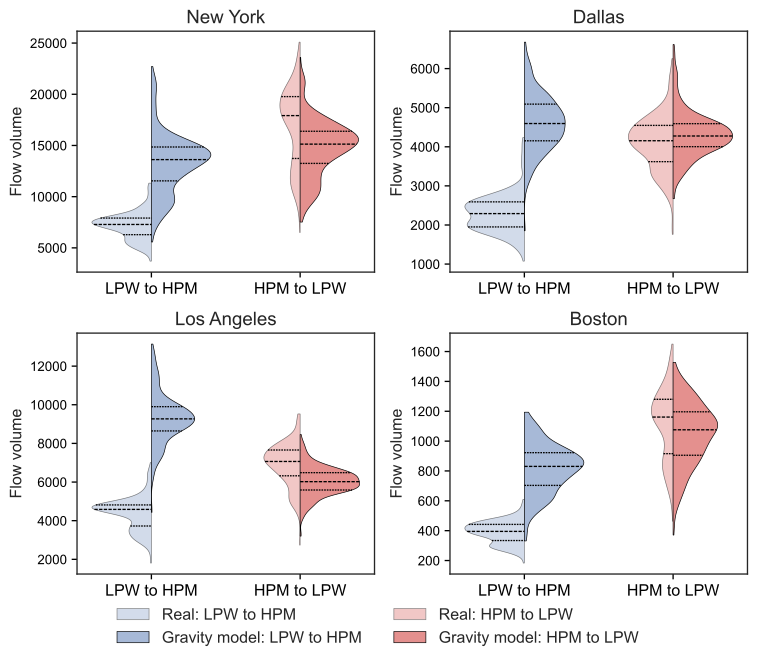

Python code for this plot:
import os

import matplotlib

matplotlib.use("Agg")
import matplotlib.pyplot as plt
import pandas as pd
import seaborn as sns
from matplotlib.patches import Patch


plt.rcParams["font.family"] = "Arial"
plt.rcParams["font.weight"] = "normal"
plt.rcParams["axes.unicode_minus"] = False

SCRIPT_DIR = os.path.dirname(os.path.abspath(__file__))
base_dirs = {
    "Real": os.path.join(SCRIPT_DIR, "real"),
    "Gravity model": os.path.join(SCRIPT_DIR, "gravity"),
}

selected_cities = [
    "New York",
    "Dallas",
    "Los Angeles",
    "Boston",
]

FLOW_LPW_TO_HPM = "LPW_to_HPM"
FLOW_HPM_TO_LPW = "HPM_to_LPW"
FLOW_COLUMN_MAP = {
    FLOW_LPW_TO_HPM: "total_od_flow_LPW_to_HPM",
    FLOW_HPM_TO_LPW: "total_od_flow_HPM_to_LPW",
}
FLOW_DISPLAY = {
    FLOW_LPW_TO_HPM: "LPW to HPM",
    FLOW_HPM_TO_LPW: "HPM to LPW",
}
flow_order = [FLOW_LPW_TO_HPM, FLOW_HPM_TO_LPW]
model_order = ["Real", "Gravity model"]


def validate_columns(df, required_columns, source_name):
    missing = sorted(required_columns - set(df.columns))
    if missing:
        raise ValueError(f"{source_name} is missing required columns: {missing}")


all_data = []

print("Reading data...")

for city in selected_cities:
    for model_name in model_order:
        folder_path = base_dirs[model_name]
        file_path = os.path.join(folder_path, f"{city}.csv")

        if os.path.exists(file_path):
            try:
                df = pd.read_csv(file_path)
                validate_columns(df, set(FLOW_COLUMN_MAP.values()), file_path)

                for flow_type, column_name in FLOW_COLUMN_MAP.items():
                    temp_df = df[[column_name]].copy()
                    temp_df.columns = ["flow_count"]
                    temp_df["flow_type"] = flow_type
                    temp_df["Model"] = model_name
                    temp_df["city"] = city
                    all_data.append(temp_df)

            except Exception as exc:
                print(f"Read error for {city}: {exc}")

if not all_data:
    raise ValueError("No data were loaded. Check input paths.")

plot_data = pd.concat(all_data, ignore_index=True)

color_map = {
    (FLOW_LPW_TO_HPM, "Real"): "#A7B9D7",
    (FLOW_LPW_TO_HPM, "Gravity model"): "#A7B9D7",
    (FLOW_HPM_TO_LPW, "Real"): "#E4908E",
    (FLOW_HPM_TO_LPW, "Gravity model"): "#E4908E",
}

alpha_map = {
    (FLOW_LPW_TO_HPM, "Real"): 0.5,
    (FLOW_LPW_TO_HPM, "Gravity model"): 1.0,
    (FLOW_HPM_TO_LPW, "Real"): 0.5,
    (FLOW_HPM_TO_LPW, "Gravity model"): 1.0,
}

sns.set_style("ticks")

fig, axes = plt.subplots(
    nrows=2,
    ncols=2,
    figsize=(8, 7),
    sharey=False,
)

axes = axes.flatten()

for i, city in enumerate(selected_cities):
    ax = axes[i]
    city_data = plot_data[plot_data["city"] == city]

    if city_data.empty:
        ax.set_title(f"{city} (No Data)")
        continue

    sns.violinplot(
        data=city_data,
        x="flow_type",
        y="flow_count",
        hue="Model",
        ax=ax,
        split=True,
        inner="quart",
        cut=0,
        order=flow_order,
        hue_order=model_order,
        palette=["#000000", "#000000"],
        linewidth=1,
    )

    ax.tick_params(
        axis="both",
        which="major",
        width=1,
        length=4,
        direction="out",
        colors="black",
    )

    for spine in ax.spines.values():
        spine.set_visible(True)
        spine.set_linewidth(1)

    for idx, violin in enumerate(ax.collections):
        try:
            x_idx = idx // 2
            model_idx = idx % 2

            if x_idx < len(flow_order) and model_idx < len(model_order):
                current_flow = flow_order[x_idx]
                current_model = model_order[model_idx]

                color = color_map.get((current_flow, current_model), "gray")
                alpha = alpha_map.get((current_flow, current_model), 1.0)

                violin.set_facecolor(color)
                violin.set_alpha(alpha)
                violin.set_edgecolor("black")
                violin.set_linewidth(0.5)

        except Exception:
            pass

    ax.set_title(city, fontsize=14)
    ax.set_xlabel("")
    ax.set_ylabel("Flow volume", fontsize=12)

    ax.set_xticks([0, 1])
    ax.set_xticklabels(
        [FLOW_DISPLAY[FLOW_LPW_TO_HPM], FLOW_DISPLAY[FLOW_HPM_TO_LPW]],
        fontsize=12,
    )

    if ax.get_legend():
        ax.legend_.remove()

custom_legend = [
    Patch(facecolor="#A7B9D7", edgecolor="black", linewidth=0.5, alpha=0.5, label="Real: LPW to HPM"),
    Patch(facecolor="#A7B9D7", edgecolor="black", linewidth=0.5, alpha=1.0, label="Gravity model: LPW to HPM"),
    Patch(facecolor="#E4908E", edgecolor="black", linewidth=0.5, alpha=0.5, label="Real: HPM to LPW"),
    Patch(facecolor="#E4908E", edgecolor="black", linewidth=0.5, alpha=1.0, label="Gravity model: HPM to LPW"),
]

fig.legend(
    handles=custom_legend,
    loc="lower center",
    ncol=2,
    fontsize=12,
    bbox_to_anchor=(0.5, 0.01),
    frameon=False,
)

plt.tight_layout(rect=[0, 0.08, 1, 1])

output_path = os.path.join(SCRIPT_DIR, "Fig3D.svg")
plt.savefig(output_path, format="svg", dpi=300, bbox_inches="tight")

plt.show()
